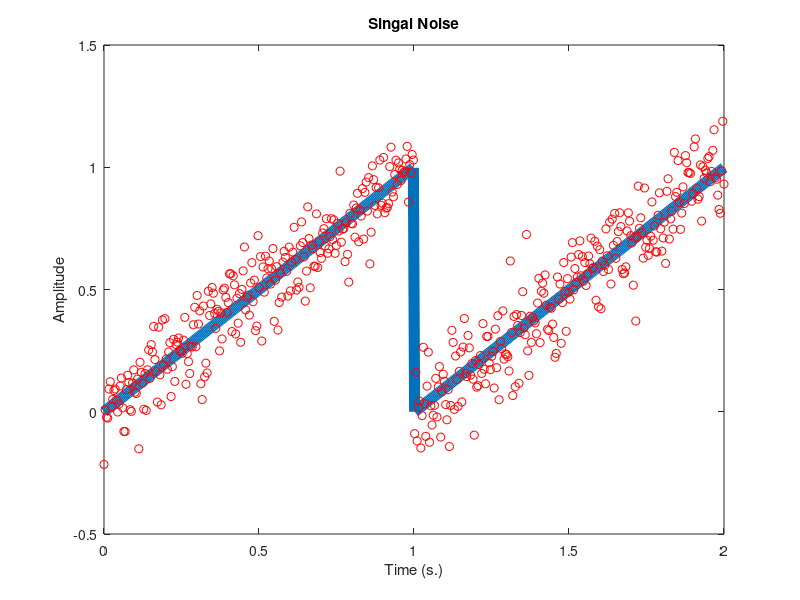

The MATLAB source for this figure: (Note: this script raises an error after producing the figure.)

% sampling rate
fs = 500; 

% duration 
dur = 1; 

% time vector 
t = 1 + linspace(-dur,dur,fs); 

% signal
sig = [t(1:length(t)/2) t(1:length(t)/2)]; 

% noise
sign = sig + 0.1*randn(1,length(sig)); 

% plot signal + noise
fig = figure; 
sp = plot(t,sig,'LineWidth',8); 
hold on
sn = plot(t,sign,'ro'); 

% title/labels
title('Singal Noise'); 
xlabel('Time (s.)'); 
ylabel('Amplitude'); 

% PLOTLY 
p = plotlyfigure(gcf);
plotly(p,false);
plotly_url = p.Response.url; 
